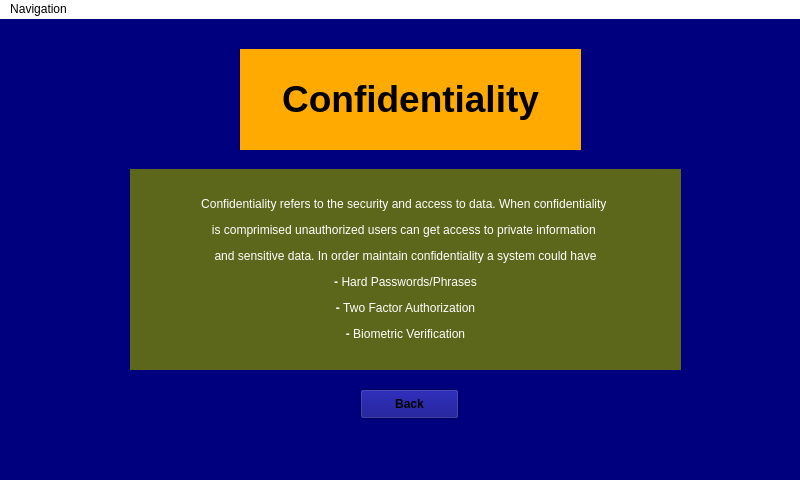
<?xml version="1.0" encoding="UTF-8"?>
<ui version="4.0">
 <class>Confidentiality</class>
 <widget class="QMainWindow" name="Confidentiality">
  <property name="geometry">
   <rect>
    <x>0</x>
    <y>0</y>
    <width>800</width>
    <height>480</height>
   </rect>
  </property>
  <property name="windowTitle">
   <string>MainWindow</string>
  </property>
  <property name="styleSheet">
   <string notr="true">background-color: rgb(0, 0, 127);</string>
  </property>
  <widget class="QWidget" name="centralwidget">
   <widget class="QLabel" name="label">
    <property name="geometry">
     <rect>
      <x>240</x>
      <y>30</y>
      <width>341</width>
      <height>101</height>
     </rect>
    </property>
    <property name="styleSheet">
     <string notr="true">background-color: rgb(255, 170, 0);</string>
    </property>
    <property name="text">
     <string>&lt;html&gt;&lt;head/&gt;&lt;body&gt;&lt;p align=&quot;center&quot;&gt;&lt;span style=&quot; font-size:28pt; font-weight:600;&quot;&gt;Confidentiality&lt;/span&gt;&lt;/p&gt;&lt;/body&gt;&lt;/html&gt;</string>
    </property>
   </widget>
   <widget class="QLabel" name="label_2">
    <property name="geometry">
     <rect>
      <x>130</x>
      <y>150</y>
      <width>551</width>
      <height>201</height>
     </rect>
    </property>
    <property name="styleSheet">
     <string notr="true">background-color: rgb(93, 103, 27);</string>
    </property>
    <property name="text">
     <string>&lt;html&gt;&lt;head/&gt;&lt;body&gt;&lt;p align=&quot;center&quot;&gt;&lt;span style=&quot; color:#ffffff;&quot;&gt;Confidentiality refers to the security and access to data. When confidentiality &lt;/span&gt;&lt;/p&gt;&lt;p align=&quot;center&quot;&gt;&lt;span style=&quot; color:#ffffff;&quot;&gt;is comprimised unauthorized users can get access to private information &lt;/span&gt;&lt;/p&gt;&lt;p align=&quot;center&quot;&gt;&lt;span style=&quot; color:#ffffff;&quot;&gt;and sensitive data. In order maintain confidentiality a system could have&lt;/span&gt;&lt;/p&gt;&lt;p align=&quot;center&quot;&gt;&lt;span style=&quot; font-weight:600; color:#ffffff;&quot;&gt;- &lt;/span&gt;&lt;span style=&quot; color:#ffffff;&quot;&gt;Hard Passwords/Phrases&lt;/span&gt;&lt;/p&gt;&lt;p align=&quot;center&quot;&gt;&lt;span style=&quot; font-weight:600; color:#ffffff;&quot;&gt;- &lt;/span&gt;&lt;span style=&quot; color:#ffffff;&quot;&gt;Two Factor Authorization&lt;/span&gt;&lt;/p&gt;&lt;p align=&quot;center&quot;&gt;&lt;span style=&quot; font-weight:600; color:#ffffff;&quot;&gt;- &lt;/span&gt;&lt;span style=&quot; color:#ffffff;&quot;&gt;Biometric Verification&lt;/span&gt;&lt;/p&gt;&lt;/body&gt;&lt;/html&gt;</string>
    </property>
   </widget>
   <widget class="QPushButton" name="Back_Button">
    <property name="geometry">
     <rect>
      <x>360</x>
      <y>370</y>
      <width>99</width>
      <height>30</height>
     </rect>
    </property>
    <property name="font">
     <font>
      <weight>75</weight>
      <bold>true</bold>
     </font>
    </property>
    <property name="styleSheet">
     <string notr="true">border-image: url(:/Images/Imagefiles/orangebutton.png);</string>
    </property>
    <property name="text">
     <string>Back</string>
    </property>
   </widget>
  </widget>
  <widget class="QMenuBar" name="menubar">
   <property name="geometry">
    <rect>
     <x>0</x>
     <y>0</y>
     <width>800</width>
     <height>26</height>
    </rect>
   </property>
   <property name="styleSheet">
    <string notr="true">background-color: rgb(255, 255, 255);</string>
   </property>
   <widget class="QMenu" name="menuNavigation">
    <property name="title">
     <string>Navigation</string>
    </property>
    <addaction name="Menu_main"/>
    <addaction name="Menu_tutorial"/>
    <addaction name="Menu_videos"/>
    <addaction name="Menu_attacks"/>
    <addaction name="Menu_counter"/>
    <addaction name="Menu_exit"/>
   </widget>
   <addaction name="menuNavigation"/>
  </widget>
  <widget class="QStatusBar" name="statusbar"/>
  <action name="Menu_main">
   <property name="text">
    <string>Main Hub</string>
   </property>
  </action>
  <action name="Menu_tutorial">
   <property name="text">
    <string>Tutorial Menu</string>
   </property>
  </action>
  <action name="Menu_videos">
   <property name="text">
    <string>Videos</string>
   </property>
  </action>
  <action name="Menu_attacks">
   <property name="text">
    <string>Attacks</string>
   </property>
  </action>
  <action name="Menu_counter">
   <property name="text">
    <string>Counter Measures</string>
   </property>
  </action>
  <action name="Menu_exit">
   <property name="text">
    <string>Exit</string>
   </property>
  </action>
 </widget>
 <resources/>
 <connections/>
</ui>
